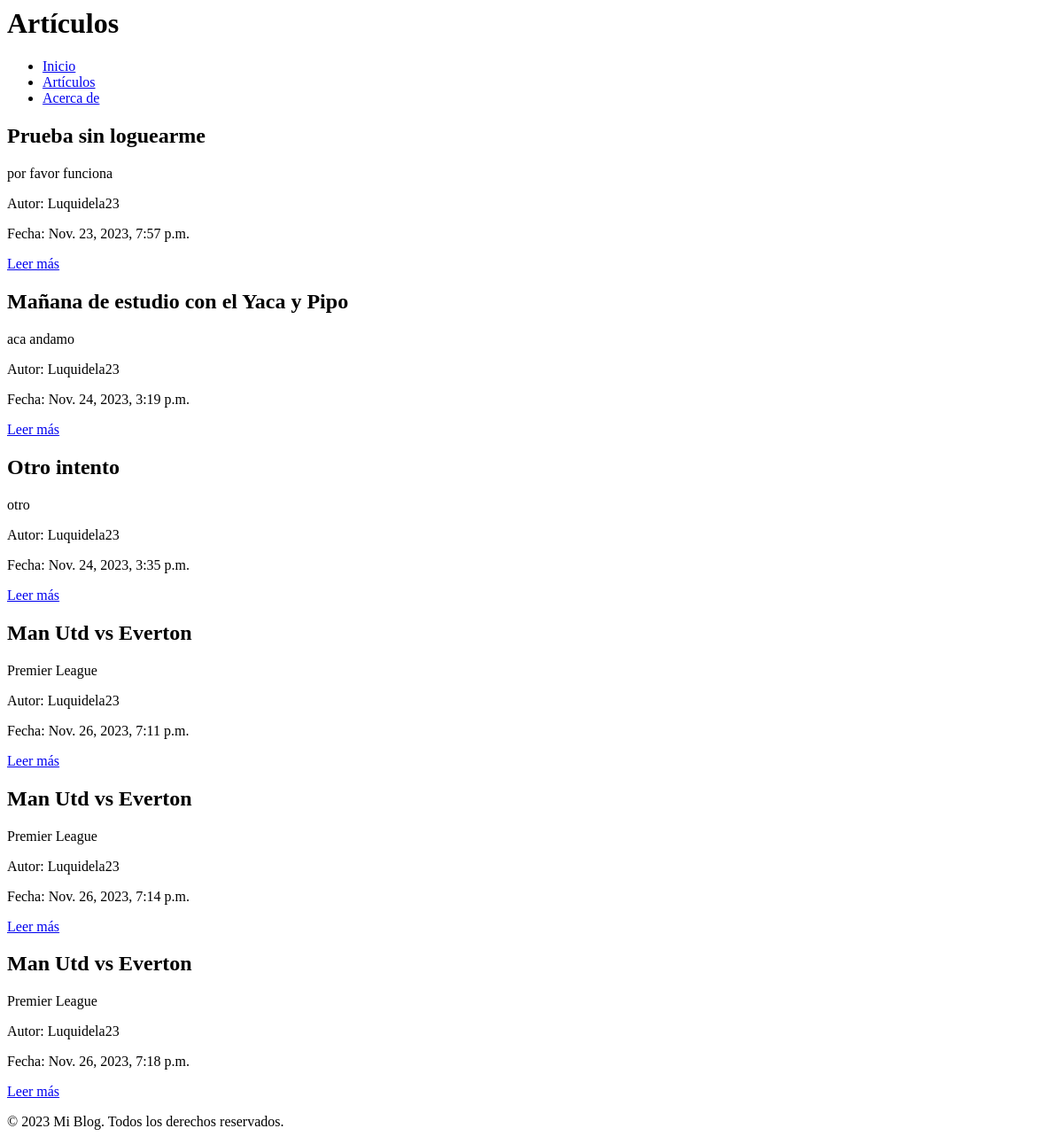
The app's page /lista_articulos/, older data.
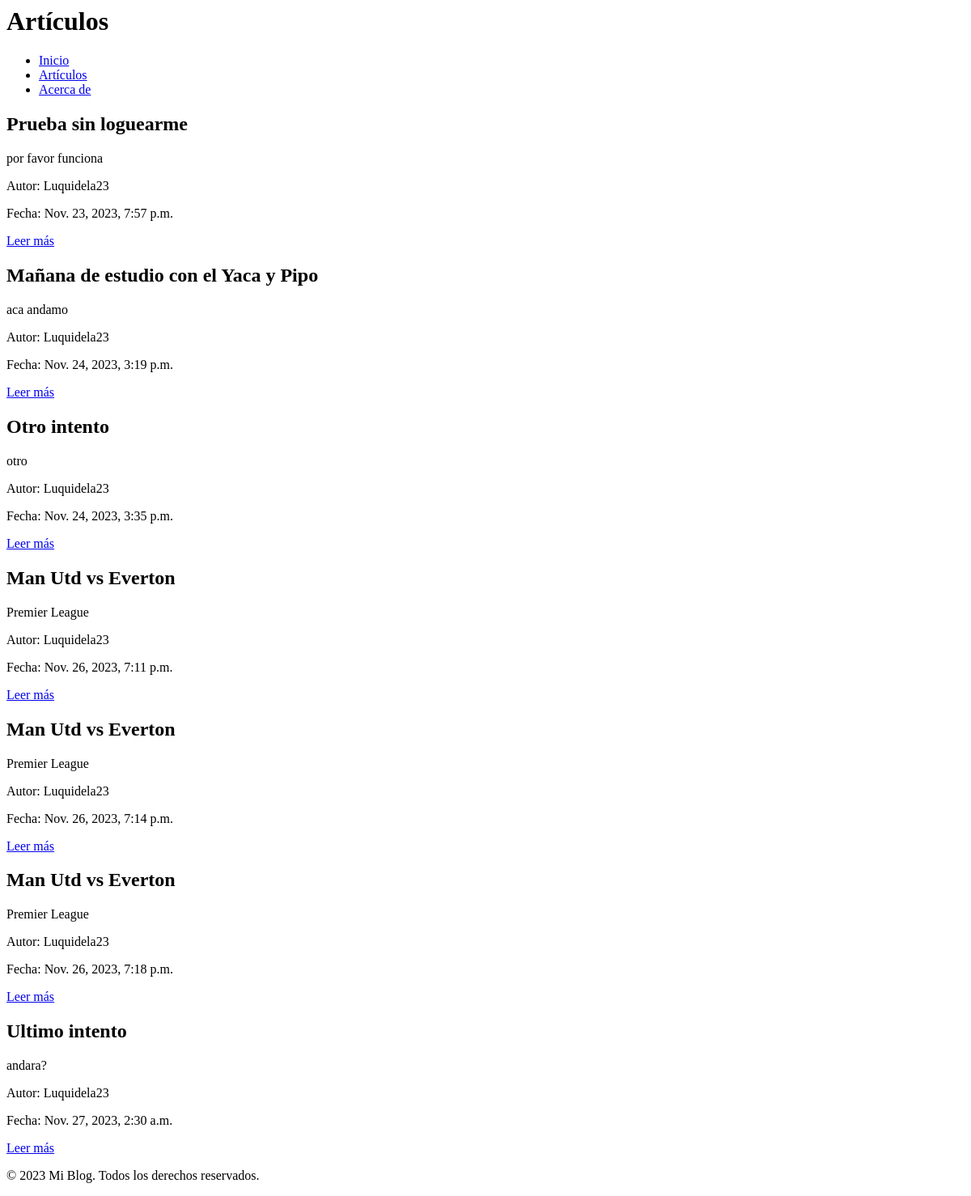
The same page, newer data.
### blog/models.py (models this page shows)
class Articulo(models.Model):
    titulo = models.CharField(max_length=200)
    subtitulo = models.CharField(max_length=200, blank=True, null=True)
    cuerpo = models.TextField()
    autor = models.ForeignKey(User, on_delete=models.CASCADE)
    fecha = models.DateTimeField(auto_now_add=True)

### blog/views.py (the view)
# urls.py: path('lista_articulos/', lista_articulos, name='lista_articulos'),
def lista_articulos(request):
    articulos = Articulo.objects.all()
    return render(request, 'blog/lista_articulos.html', {'articulos': articulos})

### blog/templates/blog/lista_articulos.html (shortened to what this page needs)
<html lang="es">
<head>
</head>
<body>
    <header>
        <h1>Artículos</h1>
    </header>
    <nav>
        <ul>
            <li><a href="{% url 'home' %}">Inicio</a></li>
            <li><a href="{% url 'lista_articulos' %}">Artículos</a></li>
            <li><a href="{% url 'about' %}">Acerca de</a></li>
        </ul>
    </nav>
    <section>
        {% if articulos %}
            {% for articulo in articulos %}
                <article>
                    <h2>{{ articulo.titulo }}</h2>
                    <p>{{ articulo.subtitulo }}</p>
                    <p>Autor: {{ articulo.autor.username }}</p>
                    <p>Fecha: {{ articulo.fecha }}</p>
                    <a href="{% url 'detalle_articulo' articulo_id=1 %}">Leer más</a>
                </article>
            {% endfor %}
        {% else %}
            <p>No hay artículos aún.</p>
        {% endif %}
    </section>
    <footer>
        <p>&copy; 2023 Mi Blog. Todos los derechos reservados.</p>
    </footer>
</body>
</html>

Row changes from the older to the newer data that the page shows:
added Articulo: titulo "Ultimo intento", subtitulo "andara?", autor.username "Luquidela23", fecha "Nov. 27, 2023, 2:30 a.m."
